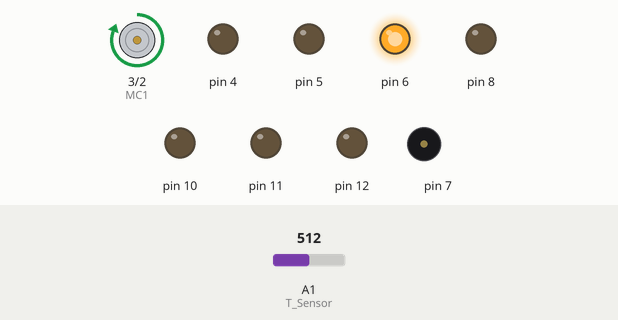
Simulated run of this sketch. Board: Arduino Uno, built with avr-gcc and run on an emulated ATmega328P. On the bench: motor-driver pin pairs drawn as motors (green arrow = first pin HIGH = forward, orange = second pin HIGH = backward, longer = more drive, scaled by the enable pin), output pins drawn as LEDs (lit = HIGH), buzzer (waves = sounding). The inputs (shaded band) are chosen by the test bench; at power-on: A1 (T_Sensor) = 512.

Above: at 1.2 s.
1.3 s: A1 (T_Sensor) set to 181
2.8 s: A1 (T_Sensor) set to 162
At 3.1 s:
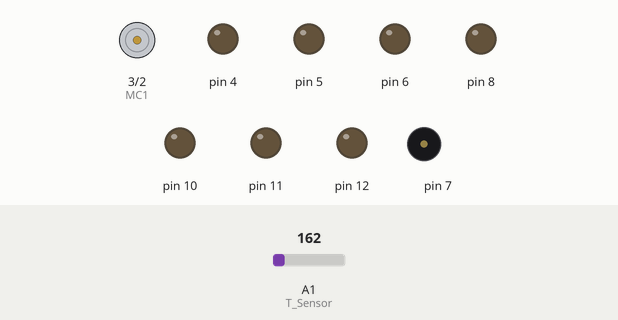
4.3 s: A1 (T_Sensor) set to 306
At 4.8 s:
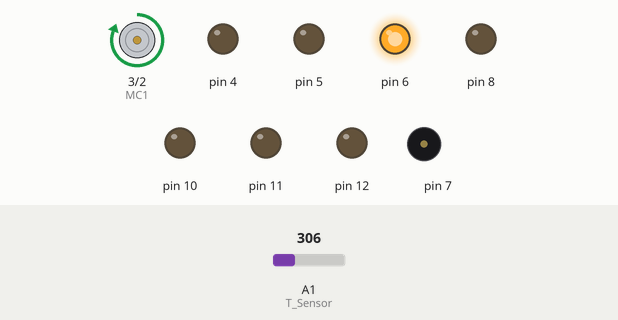
5.8 s: A1 (T_Sensor) set to 122
At 6.7 s:
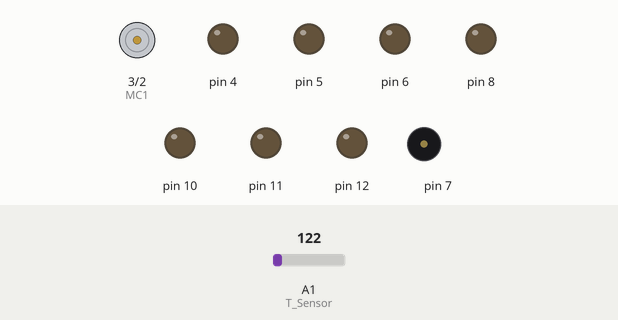
7.3 s: A1 (T_Sensor) set to 511
At 8.5 s:
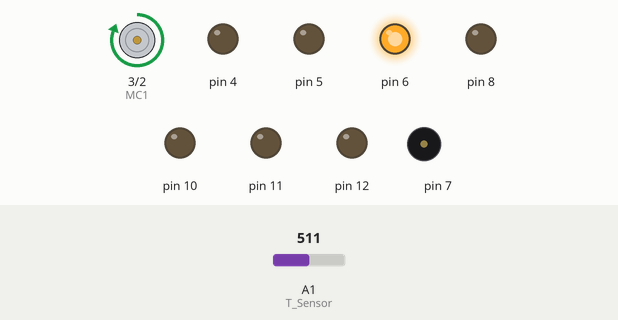
Timing chart, 0 to 9.8 s (numbered marks = the images above; inputs shaded):
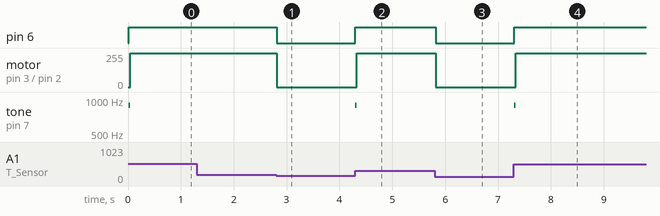

The sketch:

01_CT_project3.ino
```cpp
const int EN = 9;
const int MC1 = 3;
const int MC2 = 2;
const int T_Sensor = A1;
#define POWER 255
#define STR 180
#define WEAK 90
#define HOT 35.0
#define STT 10
int previous = 0;
void forwad(int rate);
void reverse(int rate);
void brake();


void setup(){
  pinMode(EN,OUTPUT);
  pinMode(MC1,OUTPUT);
  pinMode(MC2,OUTPUT);
  pinMode(T_Sensor,INPUT);
  for(int i=4;i<=12;i++)pinMode(i,OUTPUT);
  brake();
}


void loop(){
  if(check_temp() - 0.5 > HOT){
    change_mode(3);
    while(check_temp() + 1.0 > HOT);
    change_mode(previous);
    } // 파워 모드
  else{
    int input = read_sw();
    if (input != -1) {
      delay(50);
      change_mode(input);
    } // 일반 모드
    }
}

float check_temp() {
  float meanvolt = 0;
  for(int i=0;i<100;i++)meanvolt+=analogRead(T_Sensor)*0.5/1024;
  meanvolt = meanvolt/10;
  float celsiustemp=(meanvolt-0.5)*100;
  return celsiustemp;
} // 온도 읽기 - 100번 읽어 평균을 내서 정확한 값을 도출한다

int read_sw(){
  for(int i = STT;i<=STT+2;i++){
    if(digitalRead(i)){
      return i-STT;
    }
    }
    return -1;
  } //스위치 값을 읽어 번호를 돌려준다. 없으면 -1

int modes[] = {0,WEAK,STR,POWER};
void change_mode(int mode){
  change_LED(mode);
  if(mode){
    if(mode<3)previous=mode;
    make_sound(mode);
    forward(modes[mode]);
    }
  else brake();
  delay(10);
  } //모드 변경
int freq[] = {400,500,600,900};
void make_sound(int mode){
  for(int i=4;i<=6;i++){
    if((i-mode) == 3){
      tone(7,freq[mode],30);
      delay(30);}
    }
  } //소리 내기
void change_LED(int mode){
  for(int i=4;i<=6;i++){
    if((i-mode) == 3){
      digitalWrite(i,HIGH);}
    else digitalWrite(i,LOW);
    }
  } // LED 색 바꾸기

void forward(int rate)
{
  digitalWrite(EN,HIGH);
  digitalWrite(MC1,HIGH);
  digitalWrite(MC2,LOW);
  analogWrite(EN, rate);
} //전진
void brake()
{
  digitalWrite(EN,LOW);
  digitalWrite(MC1,LOW);
  digitalWrite(MC2,LOW);
  analogWrite(EN, HIGH);
} //멈추기
```

Measured:
- the behaviour switches between 173 and 172 on A1 (T_Sensor) (found by bisection; images 0 and 1)
- after the input at 1.3 s, every drawn part: stays the same
- after the input at 2.8 s, pin 6: HIGH → LOW at once; motor on pin 3 (MC1) / pin 2 (MC2): forward 255/255 → stopped at once
- after the input at 4.3 s, pin 6: LOW → HIGH at once; motor on pin 3 (MC1) / pin 2 (MC2): stopped → forward 255/255 at once; tone on pin 7: silent → 900 Hz at once, → silent 0.03 s later
- after the input at 5.8 s, pin 6: HIGH → LOW at once; motor on pin 3 (MC1) / pin 2 (MC2): forward 255/255 → stopped at once
- after the input at 7.3 s, pin 6: LOW → HIGH at once; motor on pin 3 (MC1) / pin 2 (MC2): stopped → forward 255/255 at once; tone on pin 7: silent → 900 Hz at once, → silent 0.03 s later
